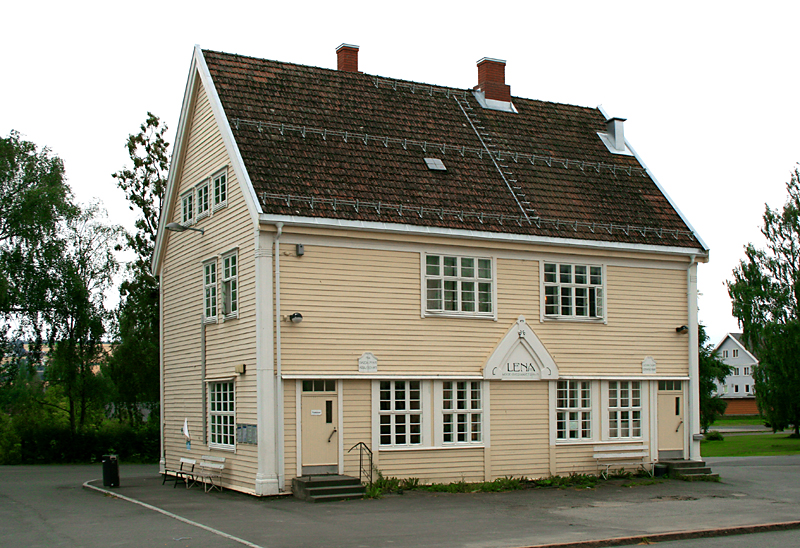
%> input picture Lena_stasjon.jpg, 800 x 548 px
$ octave RGBHistogram.m   (GNU Octave 9; MATLAB toolbox functions it lacks are replaced by stand-ins)
%> lines starting %> are read from the running program, lines starting %| are printed output that depends on the picture
% Produce the RGB histograms for a color image

image = imread('Lena_stasjon.jpg');
%> image is the input picture: size 548x800x3 uint8; mean R, G, B 143.9, 142.8, 129

%Split into RGB Channels
Red = image(:,:,1);
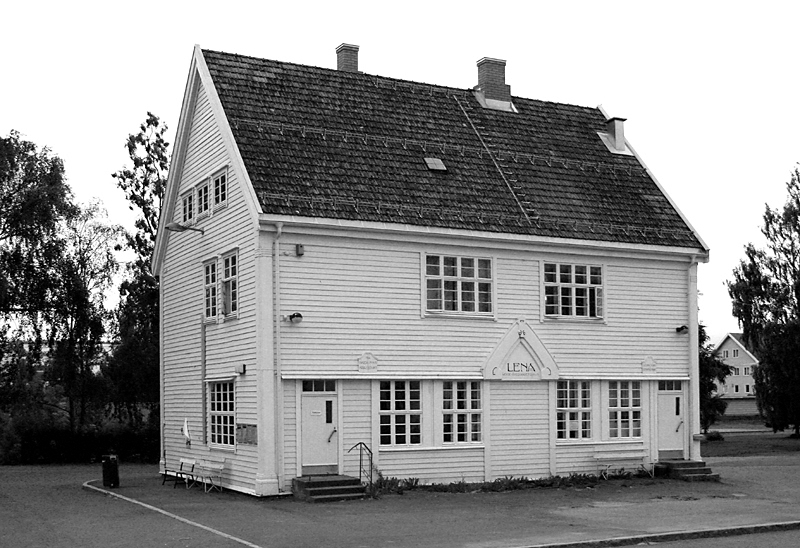
%> Red: size 548x800 uint8; min 0, max 255, mean 143.9
Green = image(:,:,2);
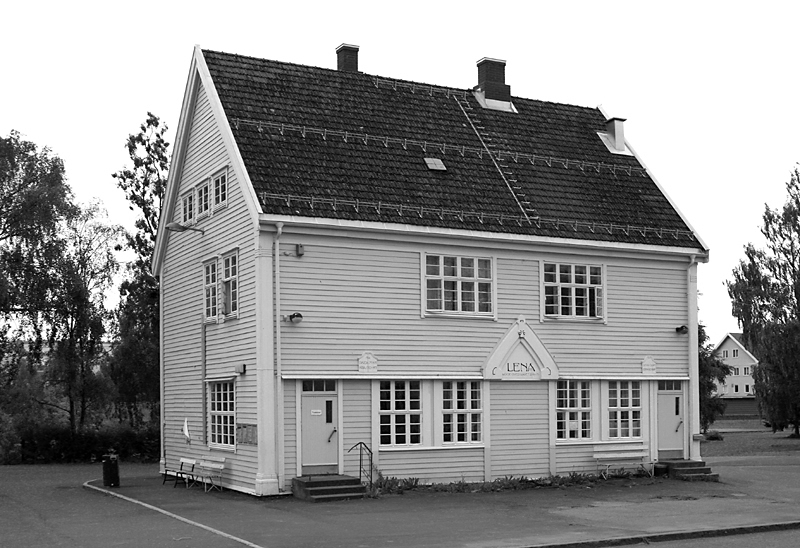
%> Green: size 548x800 uint8; min 0, max 255, mean 142.8
Blue = image(:,:,3);
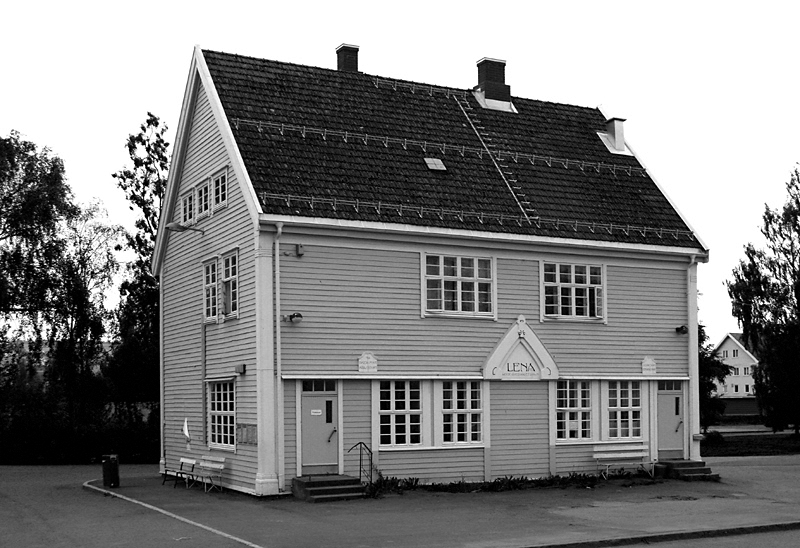
%> Blue: size 548x800 uint8; min 0, max 255, mean 129

[yRed, x] = imhist(Red);
%> yRed = 256 values, max 102216 at index 256, min 128 at index 248, mean 1712.5; x = 256 values from 0 to 255
[yGreen, x] = imhist(Green);
%> yGreen = 256 values, max 102887 at index 256, min 142 at index 241, mean 1712.5
[yBlue, x] = imhist(Blue);
%> yBlue = 256 values, max 103017 at index 256, min 117 at index 244, mean 1712.5

figure
subplot(2,2,1), subimage(image)
title('Original Image')

subplot(2,2,2)
plot(x, yRed, 'Red')
%> (this line was passed over: plot is not available in this run)
title('Red Histogram')

subplot(2,2,3)
plot(x, yGreen, 'Green')
%> (this line was passed over: plot is not available in this run)
title('Green Histogram')

subplot(2,2,4)
plot(x, yBlue, 'Blue')
%> (this line was passed over: plot is not available in this run)
title('Red Histogram')
